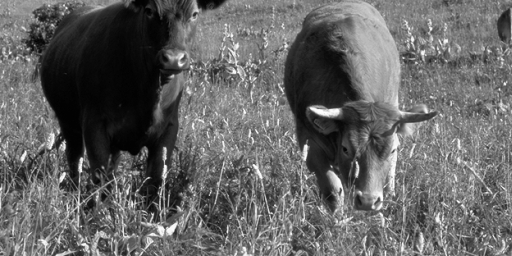
#> input picture 00/natIMG.jpg, 512 x 256 px
$ jupyter execute --allow-errors solution.ipynb   (older library calls are emulated)
#> lines starting #> are read from the running program, lines starting #| are printed output that depends on the picture
# Exercise Sheet 00 (Programming and Visualisation)

[cell 1]
import math
import numpy as np
from numpy.linalg import norm
import matplotlib.pyplot as plt

[cell 2]
x = np.linspace(-8,8,100,endpoint=True)
sigma = 1
func_gauss = lambda v: 1./(sigma*np.sqrt(np.pi*2))*np.exp(-v**2/2*sigma)
y = [func_gauss(a) for a in x]
plt.plot(x,y)
plt.xlabel('x')
plt.ylabel('pdf(x)', rotation='horizontal')
plt.title('The standard normal distribution')
plt.show()
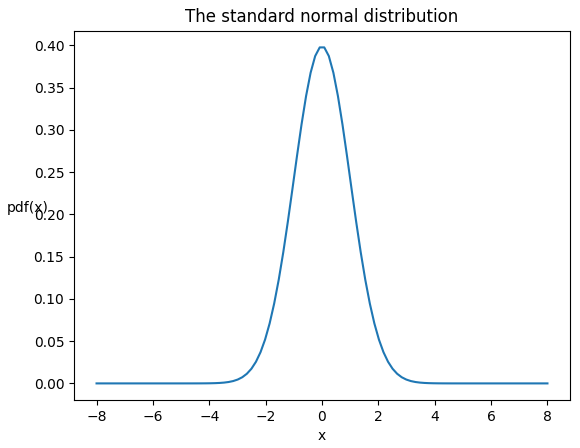
#> figure drawn by matplotlib, 1 panel; curve peaks at x = -0.0808, y = 0.398

[cell 3]
x = y = np.linspace(-8, 8, 50, endpoint=True)
xx, yy = np.meshgrid(x, y)
z = 1./(sigma*np.sqrt(np.pi*2))*np.exp(-(xx**2+yy**2)/2*sigma)
plt.figure(figsize=(5,4))
h = plt.contourf(x,y,z)
ax_cbar = plt.colorbar()
plt.xlabel('$x_1$')
plt.ylabel('$x_2$', rotation='horizontal')
ax_cbar.set_label('$pdf(x_1,x_2)$')
plt.title('The bivariate standard normal distribution')
plt.show()
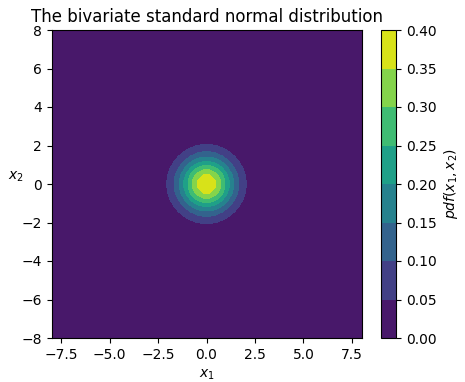
#> figure drawn by matplotlib, 2 panels

## 0.6: Scatter and Line Plots

### 0.6 a) load data from file

#> (a cell that did not finish here is left out)

# 2D Histogram of both classes

[cell 5]
from scipy.interpolate import interp2d
def binedges2center(edges_x, edges_y):
    xcenters = (edges_x[:-1] + edges_x[1:]) / 2.
    ycenters = (edges_y[:-1] + edges_y[1:]) / 2.
    return xcenters, ycenters
#> (the rest of this cell did not finish here and is left out)

# Density of both classes

[cell 6]
import seaborn as sns
import pandas as pd

def visualize(df, joint_plot=plt.scatter):
    plt.figure()
    df0 = df[df.y==0]
    df1 = df[df.y==1]
    g = sns.JointGrid(x=df0.x1, y=df0.x2)
    g = g.plot_joint(joint_plot, marker='.')
    g.ax_joint.grid()
    g.ax_joint.set_xlabel('$'+g.ax_joint.get_xlabel()+'$')
    g.ax_joint.set_ylabel('$'+g.ax_joint.get_ylabel()+'$')
    g = g.plot_marginals(sns.kdeplot)
    # Now the other class
    g.x = df1.x1
    g.y = df1.x2
    g = g.plot_joint(joint_plot, marker='.')
    g.ax_joint.grid()
    g = g.plot_marginals(sns.distplot,
                         kde=True,
                         hist=False,
                        )
    g.ax_marg_x.set_xlabel('')
    g.ax_marg_y.set_ylabel('')
    g.ax_joint.grid()
    return g

#> (the rest of this cell did not finish here and is left out)

# Working with vectors and matrices

#> (a cell that did not finish here is left out)

[cell 8]
def project_dot_per_sample(X, w):
    p = [np.dot(w, sample) for sample in X.T]
    return np.array(p)

def project_sum_prod_per_samle(X, w):
    p = []
    for sample in X.T:
        sp = 0
        for els, elw in zip(sample, w):
            sp += els * elw
        p.append(sp)
    return np.array(p)

def project_matrix_op(X,w):
    return w2 @ X # @ operation only available for Python3, potentially fastest

w = [-1.05,  2.183,  2.171]
#> (the rest of this cell did not finish here and is left out)

[cell 9]
import seaborn as sns
#> (the rest of this cell did not finish here and is left out)

# 0.8: Image data

### 0.8 a) load data from file natIMG.jpg

[cell 10]
natimg = plt.imread('natIMG.jpg')
#> natimg is the input picture: shape (256, 512); min 0, max 255, mean 100.6
print(natimg.shape)
#| (256, 512)
print(natimg)
#> (printed output is left out)

### 0.8 b) heatmap plot using a grayscale colormap

[cell 11]
plt.figure()
plt.imshow(natimg, cmap='gray', interpolation='none')
plt.colorbar(fraction=0.02)
plt.title('image pixel matrix')
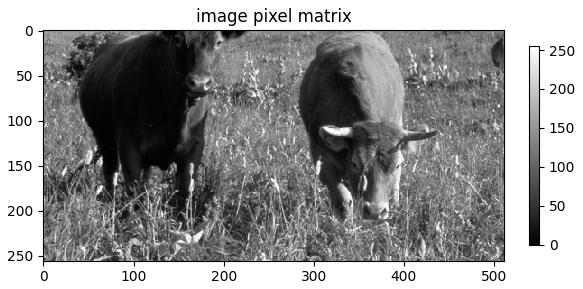
#> figure drawn by matplotlib, 2 panels

# Detect vertical and horizontal edges separately

[cell 12]
from scipy import signal
width = 3
kernel = np.zeros((width,width))
kernel[:,:int(width/2)] = -1
kernel[int(width/2),:int(width/2)] = -2
kernel[:,int(width/2):] = 1
kernel[int(width/2),int(width/2):] = 2
kernel[:,int(width/2)] = 0
print(kernel)
response_v = signal.convolve2d(natimg/255., kernel, boundary='symm', mode='same')
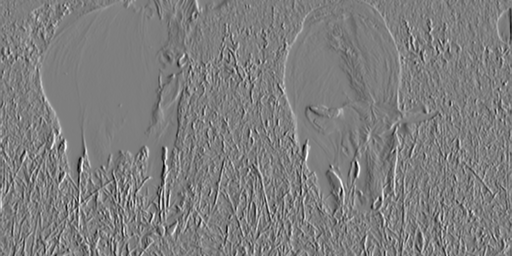
#> response_v: shape (256, 512) float64; min -3, max 3.04, mean 0.000281; drawn with min black and max white
response_h = signal.convolve2d(natimg/255., kernel.T, boundary='symm', mode='same')
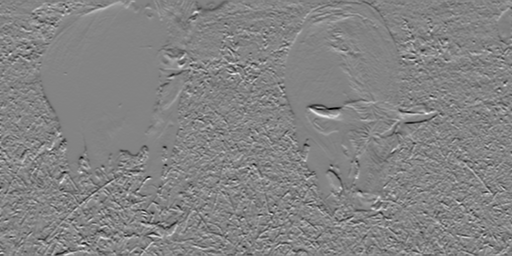
#> response_h: shape (256, 512) float64; min -2.94, max 2.75, mean -0.000677; drawn with min black and max white

fig, (ax1, ax2, ax3) = plt.subplots(1,3, figsize=(15,3))
ax1.imshow(natimg, cmap='gray', interpolation='none')
ax1.set_title("original image")
ax2.imshow(response_v, cmap='gray', interpolation='none')
ax2.set_title("vertical edges")
ax3.imshow(response_h, cmap='gray', interpolation='none')
ax3.set_title("horizontal edges")
plt.show()
